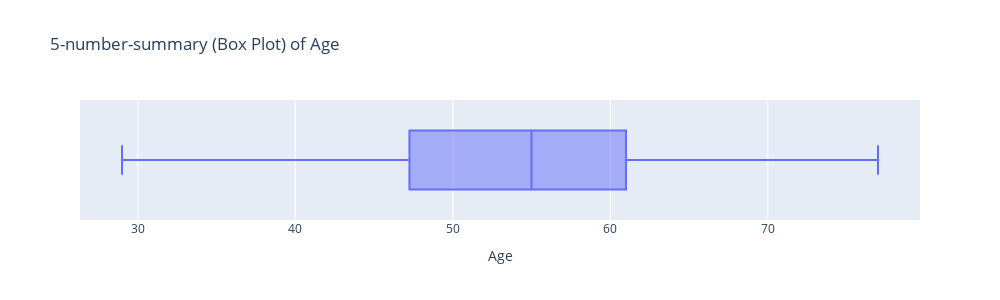

The code cell stored with this chart in its notebook:
### Code cell
from plotly.offline import iplot

fig = px.box(x=df['age'], labels={'x':'Age'}, title='5-number-summary (Box Plot) of Age')
fig.update_layout(width=1000, height=300)
iplot(fig)

### Figure 1 — Plotly figure (JSON) as saved in the notebook; plotly's stock layout.template omitted (floating-point values rounded to 4 significant figures; data arrays with more than 128 entries replaced by an {"elided": "..."} marker saying what was removed)
{"data": [{"alignmentgroup": "True", "hovertemplate": "Age=%{x}<extra></extra>", "legendgroup": "", "marker": {"color": "#636efa"}, "name": "", "notched": false, "offsetgroup": "", "orientation": "h", "showlegend": false, "type": "box", "x": {"elided": "303 int values"}, "x0": " ", "xaxis": "x", "y0": " ", "yaxis": "y"}], "layout": {"boxmode": "group", "height": 300, "legend": {"tracegroupgap": 0}, "title": {"text": "5-number-summary (Box Plot) of Age"}, "width": 1000, "xaxis": {"anchor": "y", "domain": [0, 1], "title": {"text": "Age"}}, "yaxis": {"anchor": "x", "domain": [0, 1]}}}
